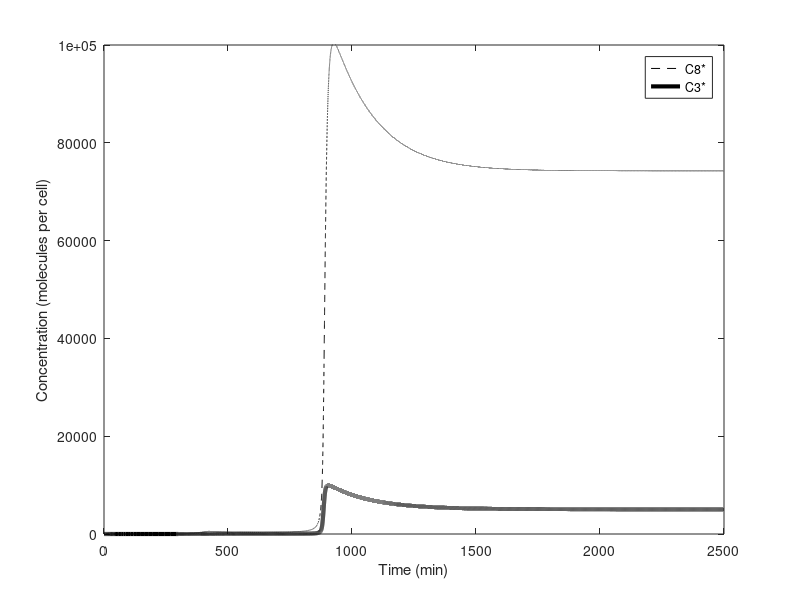

Write the MATLAB code that produced this figure.
%file apoptosis.m
%Model of apoptosis signalling pathway
%modified from Eissing et al. (2004) Journal of Biological Chemistry 279, pp.
%36892-36897
%Figure 6.16

function apoptosis


%declare parameters
global k1 ;
global k2;
global k3;
global k4;
global k5;
global k6;
global k7;
global k8 ;
global k9 ;
global k10 ;
global k11 ;
global k12 ;
global k13;
global k14 ;
global k15 ;
global k16;
global k17;
global k18;
global k19;
global input;

global delta;

delta=125;

%assign paramter values
k1=507; 
k2=3.9e-3;
k3=1e-5;  
k4=5.8e-3; 
k5=5e-4; 
k6=0.21; 
k7=81.9; 
k8=3.9e-3; 
k9=5.8e-6; 
k10=5.8e-3;
k11=5e-4; 
k12=0.21; 
k13=40; 
k14=1e-3;
k15=464; 
k16=1.16e-2; 
k17=3e-4; 
k18=1.16e-2;
k19=1.73e-2; 

input=0;

%assign initial condition.  These values were taken from a previous
%simulation run to steadt state with input=0
%state vector S=[C8 C8star C3 C3star BAR IAP C8starBAR C3starIAP]
 S0=1e5*[ 1.30 0 0.21 0 0.4 0.4 0 0];
 
%run simulation
ODEFUN=@dSdt;
[t,S]=ode45(ODEFUN, [0,2500], S0);

[delta,S(end,2)]

%generate figure 6.16
figure(1)
set(gca,'fontsize',14)
plot(t, S(:,2), 'k--', t, S(:,4), 'k', 'Linewidth', 3)
legend('C8*', 'C3*')
axis([0 2500 0 100000])
xlabel('Time (min)')
ylabel('Concentration (molecules per cell)')


end

%dynamics
function dS = dSdt(t,S)

global k1 ;
global k2;
global k3;
global k4;
global k5;
global k6;
global k7;
global k8 ;
global k9 ;
global k10 ;
global k11 ;
global k12 ;
global k13;
global k14 ;
global k15 ;
global k16 ;
global k17 ;
global k18 ;
global k19;

global input;

global delta;

%assign time-varying profile for parameter 'input'
input=0;

   if t>300 && t<300+delta
       input=200;
   end

%assign state variables
C8=S(1);
C8star=S(2);
C3=S(3);
C3star=S(4);
BAR=S(5);
IAP=S(6);
C8starBAR=S(7);
C3starIAP=S(8);

%assign dynamics
dS=[k1 - k2*C8 - k3*(C3star+input)*C8;
    k3*(C3star+input)*C8- k4*C8star - k5*C8star*BAR + k6*C8starBAR;
    k7-k8*C3 - k9*C8star*C3;
    k9*C8star*C3 - k10*C3star-k11*C3star*IAP+k12*C3starIAP;
    k13 - k5*C8star*BAR + k6*C8starBAR - k14*BAR;
    k15 - k11*C3star*IAP+k12*C3starIAP - (k16+k17*C3star)*IAP;
    k5*C8star*BAR - k6*C8starBAR - k18*C8starBAR;
    k11*C3star*IAP - k12*C3starIAP - k19*C3starIAP];


end

